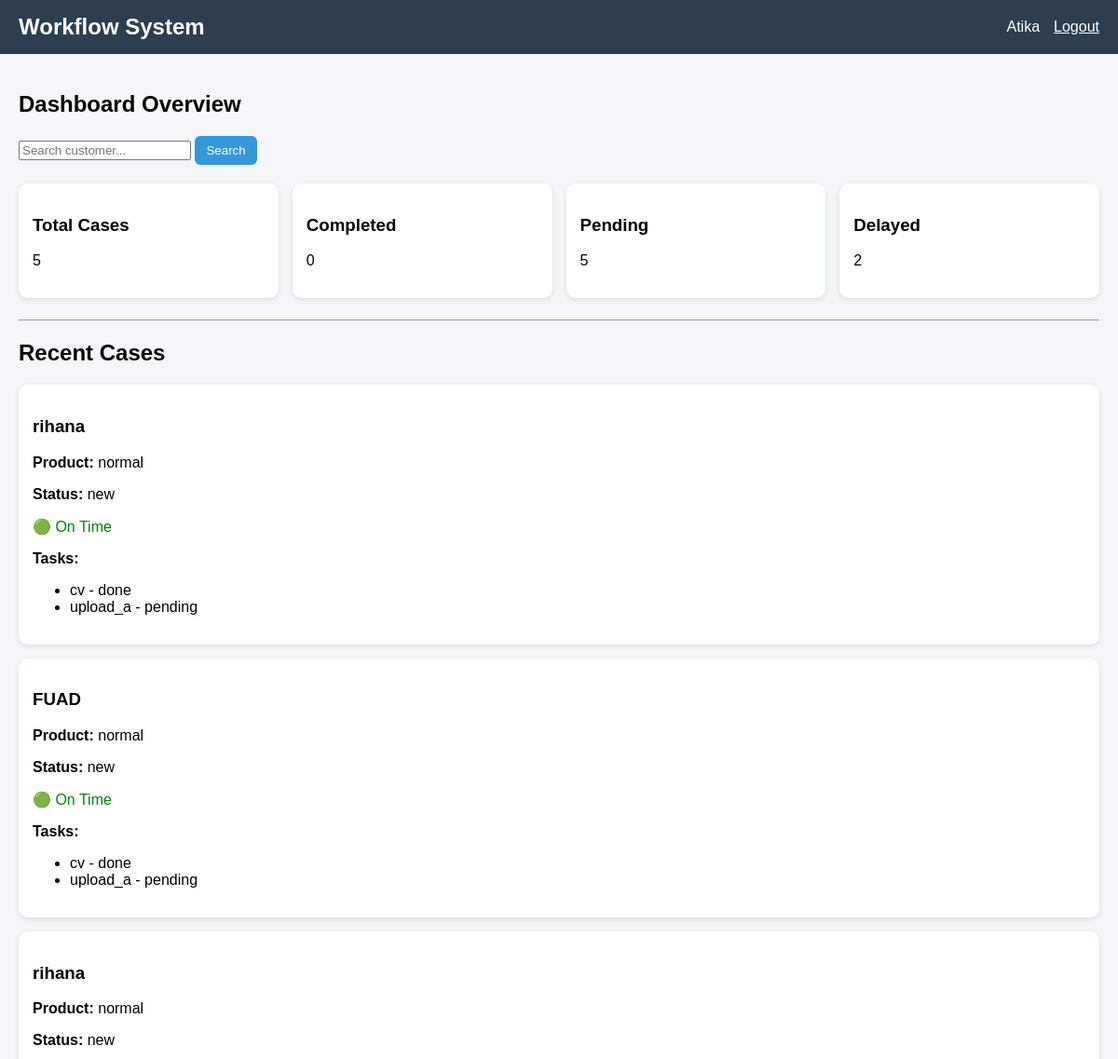
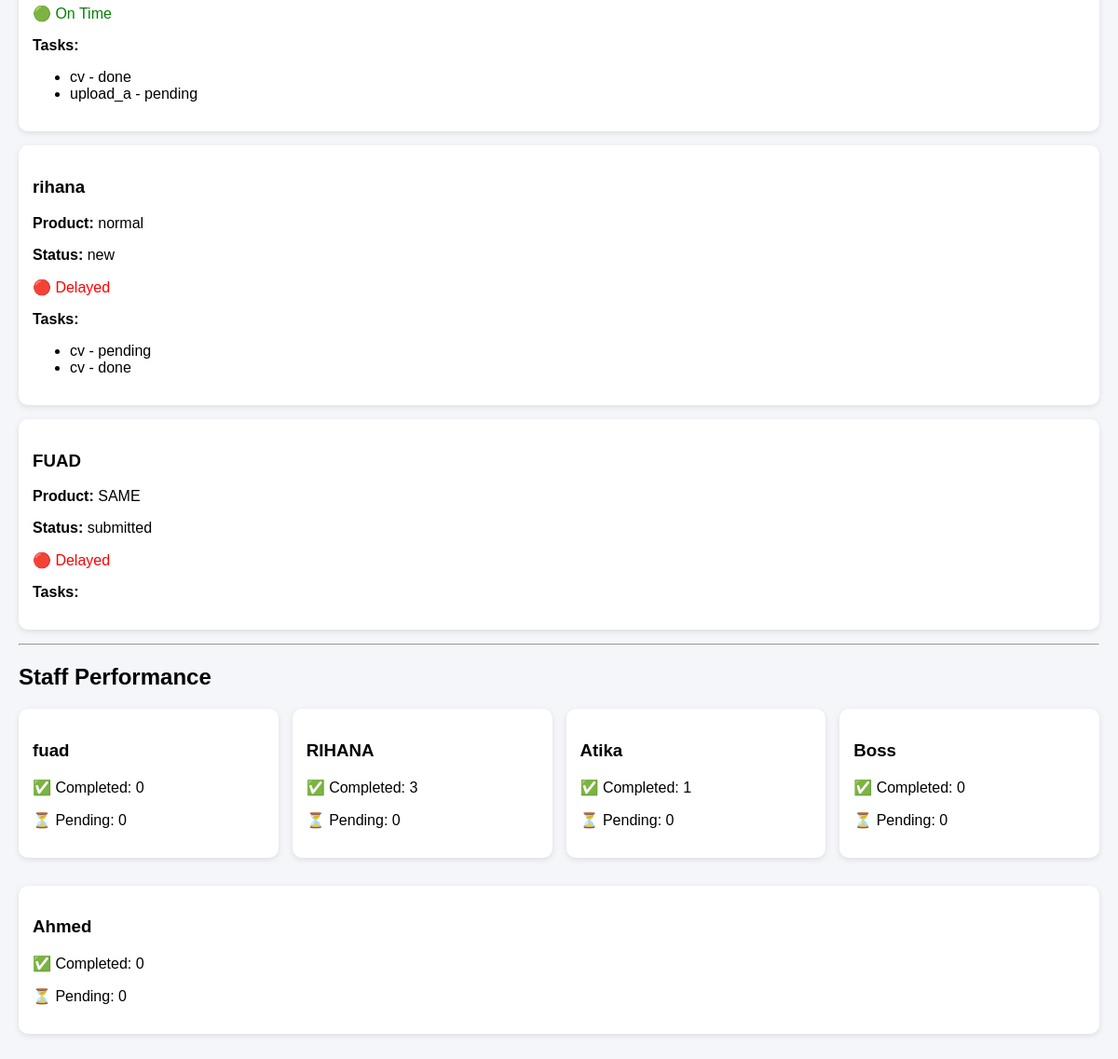
Page /owner/ (signed in) on the committed database (2 pictures, top to bottom).
### core/models.py (models this page shows, shortened)
class Case(models.Model):
    STATUS_CHOICES = [
        ('new', 'New'),
        ('processing', 'Processing'),
        ('completed', 'Completed'),
    ]
    PRIORITY_CHOICES = [
        ('normal', 'Normal'),
        ('urgent', 'Urgent'),
    ]
    customer_name = models.CharField(max_length=255)
    phone_number = models.CharField(max_length=20)
    product_type = models.CharField(max_length=255)
    status = models.CharField(max_length=20, choices=STATUS_CHOICES, default='new')
    priority = models.CharField(max_length=10, choices=PRIORITY_CHOICES, default='normal')
    created_at = models.DateTimeField(auto_now_add=True)
    deadline = models.DateTimeField(null=True, blank=True)

class Task(models.Model):
    TASK_TYPES = [
        ('cv', 'CV Preparation'),
        ('upload_a', 'Upload Website A'),
        ('upload_b', 'Upload Website B'),
        ('submission', 'Submission'),
        ('tax', 'Tax/VAT'),
        ('payment', 'Payment'),
    ]
    STATUS_CHOICES = [
        ('pending', 'Pending'),
        ('in_progress', 'In Progress'),
        ('done', 'Done'),
    ]
    case = models.ForeignKey(Case, on_delete=models.CASCADE, related_name='tasks')
    task_type = models.CharField(max_length=50, choices=TASK_TYPES)
    assigned_to = models.ForeignKey(User, on_delete=models.SET_NULL, null=True)
    status = models.CharField(max_length=20, choices=STATUS_CHOICES, default='pending')
    notes = models.TextField(blank=True)
    created_at = models.DateTimeField(auto_now_add=True)
    completed_at = models.DateTimeField(null=True, blank=True)

### core/views.py (the view)
# urls.py: path('owner/', main_dashboard, name='main_dashboard'),
@login_required
def main_dashboard(request):
    query = request.GET.get('q')
    cases = Case.objects.all().order_by('-created_at')
    if query:
        cases = cases.filter(customer_name__icontains=query)
    total_cases = Case.objects.count()
    completed_cases = Case.objects.filter(status='completed').count()
    pending_cases = Case.objects.exclude(status='completed').count()
    delayed_cases = Case.objects.filter(deadline__lt=timezone.now()).count()
    users = User.objects.all()
    performance = []
    for user in users:
        performance.append({
            'user': user.username,
            'completed': Task.objects.filter(assigned_to=user, status='done').count(),
            'pending': Task.objects.filter(assigned_to=user, status='pending').count()
        })
    notifications = Task.objects.filter(
        assigned_to=request.user,
        status='pending'
    ).count()
    return render(request, 'dashboard.html', {
        'cases': cases,
        'total_cases': total_cases,
        'completed_cases': completed_cases,
        'pending_cases': pending_cases,
        'delayed_cases': delayed_cases,
        'performance': performance,
        'notifications': notifications,
        'now': timezone.now(),
    })

### core/templates/dashboard.html
{% extends 'base.html' %}
{% block content %}
<h2>Dashboard Overview</h2>
<form method="get" style="margin-bottom:20px;">
    <input type="text" name="q" placeholder="Search customer..." value="{{ request.GET.q }}">
    <button class="btn">Search</button>
</form>
<div style="display:flex; gap:15px; flex-wrap:wrap;">
    <div class="card" style="flex:1;">
        <h3>Total Cases</h3>
        <p>{{ total_cases }}</p>
    </div>
    <div class="card" style="flex:1;">
        <h3>Completed</h3>
        <p>{{ completed_cases }}</p>
    </div>
    <div class="card" style="flex:1;">
        <h3>Pending</h3>
        <p>{{ pending_cases }}</p>
    </div>
    <div class="card" style="flex:1;">
        <h3>Delayed</h3>
        <p>{{ delayed_cases }}</p>
    </div>
</div>
<hr>
<h2>Recent Cases</h2>
{% for case in cases %}
    <div class="card">
        <h3>{{ case.customer_name }}</h3>
        <p><strong>Product:</strong> {{ case.product_type }}</p>
        <p><strong>Status:</strong> {{ case.status }}</p>
        {% if case.deadline %}
            {% if case.deadline < now %}
                <p class="status-red">🔴 Delayed</p>
            {% elif case.deadline|timeuntil < "1 day" %}
                <p class="status-orange">🟠 Urgent</p>
            {% else %}
                <p class="status-green">🟢 On Time</p>
            {% endif %}
        {% endif %}
        <div style="margin-top:10px;">
            <strong>Tasks:</strong>
            <ul>
                {% for task in case.tasks.all %}
                    <li>
                        {{ task.task_type }} - {{ task.status }}
                    </li>
                {% endfor %}
            </ul>
        </div>
    </div>
{% empty %}
    <p>No cases found</p>
{% endfor %}
<hr>
<h2>Staff Performance</h2>
<div style="display:flex; flex-wrap:wrap; gap:15px;">
{% for p in performance %}
    <div class="card" style="flex:1; min-width:200px;">
        <h3>{{ p.user }}</h3>
        <p>✅ Completed: {{ p.completed }}</p>
        <p>⏳ Pending: {{ p.pending }}</p>
    </div>
{% endfor %}
</div>
{% endblock %}

### core/templates/base.html (shortened to what this page needs)
<!DOCTYPE html>
<html>
<head>
</head>
<body>
<div class="navbar">
    <h2>Workflow System</h2>
    <div class="nav-right">
        <span>{{ request.user.username }}</span>
        <a href="{% url 'logout' %}" style="color:white;">Logout</a>
    </div>
</div>
<div class="container">
    {% block content %}{% endblock %}
</div>
</body>
</html>

### core/templates/base.html (style rules this page uses)
body { font-family: Arial; margin: 0; background: #f4f6f9; }
.navbar { background: #2c3e50; color: white; padding: 15px 20px; display: flex; justify-content: space-between; align-items: center; }
.navbar h2 { margin: 0; }
.nav-right { display: flex; gap: 15px; align-items: center; }
.container { padding: 20px; }
.card { background: white; padding: 15px; margin-bottom: 15px; border-radius: 10px; box-shadow: 0 2px 6px rgba(0,0,0,0.1); }
.btn { background: #3498db; color: white; padding: 8px 12px; border: none; border-radius: 6px; cursor: pointer; }
.status-red { color: red; }
.status-green { color: green; }

### rows in the picture
Case: customer_name "rihana", product_type "normal", status "new", shows "🟢 On Time"
Task: task_type "cv", status "done"
Task: task_type "upload_a", status "pending"
Case: customer_name "FUAD", product_type "normal", status "new", shows "🟢 On Time"
Task: task_type "cv", status "done"
Task: task_type "upload_a", status "pending"
Case: customer_name "rihana", product_type "normal", status "new", shows "🟢 On Time"
Task: task_type "cv", status "done"
Task: task_type "upload_a", status "pending"
Case: customer_name "rihana", product_type "normal", status "new", shows "🔴 Delayed"
Task: task_type "cv", status "pending"
Task: task_type "cv", status "done"
Case: customer_name "FUAD", product_type "SAME", status "submitted", shows "🔴 Delayed"

### other values in the picture
{{ request.user.username }} "Atika"
{{ total_cases }} "5"
{{ completed_cases }} "0"
{{ pending_cases }} "5"
{{ delayed_cases }} "2"
{{ p.user }} "fuad" "RIHANA" "Atika" "Boss" "Ahmed"
{{ p.completed }} "0" "3" "1" "0" "0"
{{ p.pending }} "0" "0" "0" "0" "0"
